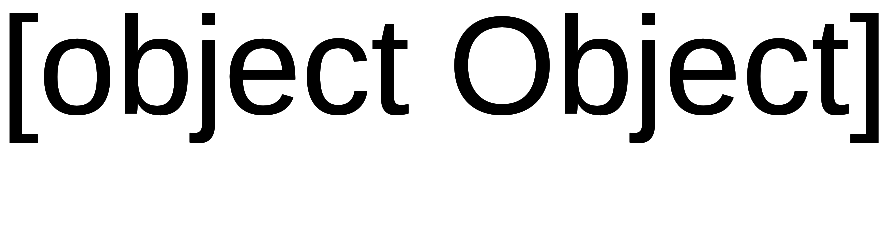

Express this chart as Vega-Lite.
### Vega specification from a JSON file in a GitHub repository (floating-point values rounded to 4 significant figures)
{"width": 10, "height": 10, "data": [{"name": "other", "values": [{"k": 1, "v": "one"}]}, {"name": "fold", "values": [{"a": 0, "b": 10, "g": "y", "t": 0, "arr": [0, 1], "txt": "w0 v", "x": 0, "y": 0}, {"a": 1, "b": 9, "g": "x", "t": 86400000, "arr": [1, 2], "txt": "w1 v", "x": 3, "y": 5}, {"a": 2, "b": 8, "g": "y", "t": 172800000, "arr": [2, 3], "txt": "w2 v", "x": 6, "y": 10}, {"a": 3, "b": 7, "g": "x", "t": 259200000, "arr": [3, 4], "txt": "w3 v", "x": 9, "y": 15}, {"a": 4, "b": 6, "g": "y", "t": 345600000, "arr": [4, 5], "txt": "w4 v", "x": 12, "y": 20}, {"a": 5, "b": 5, "g": "x", "t": 432000000, "arr": [5, 6], "txt": "w5 v", "x": 15, "y": 25}], "transform": [{"type": "crossfilter", "fields": ["a", "b"], "query": [[1, 4], [0, 10]], "signal": "S"}, {"type": "fold", "fields": ["a"]}]}], "projections": [{"name": "p", "type": "identity"}], "marks": [{"type": "text", "from": {"data": "fold"}, "encode": {"enter": {"text": {"signal": "'' + datum"}}}}]}
